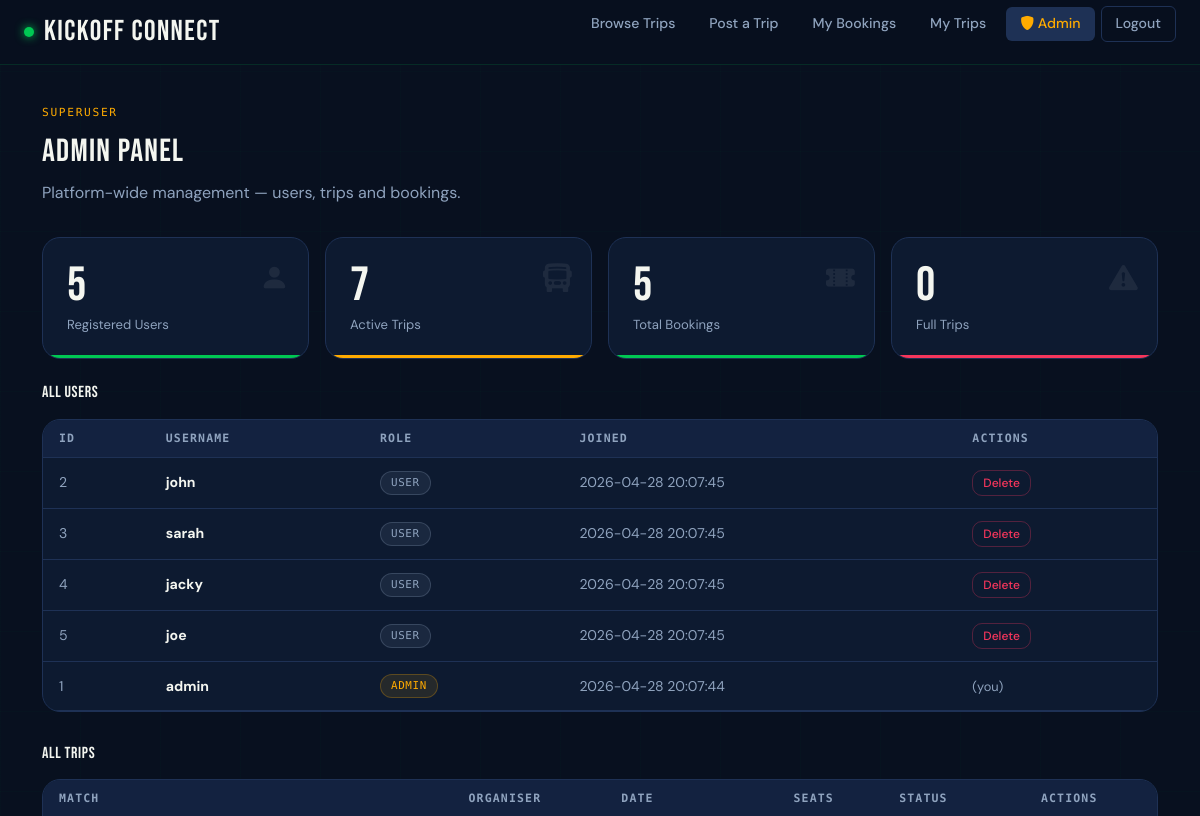
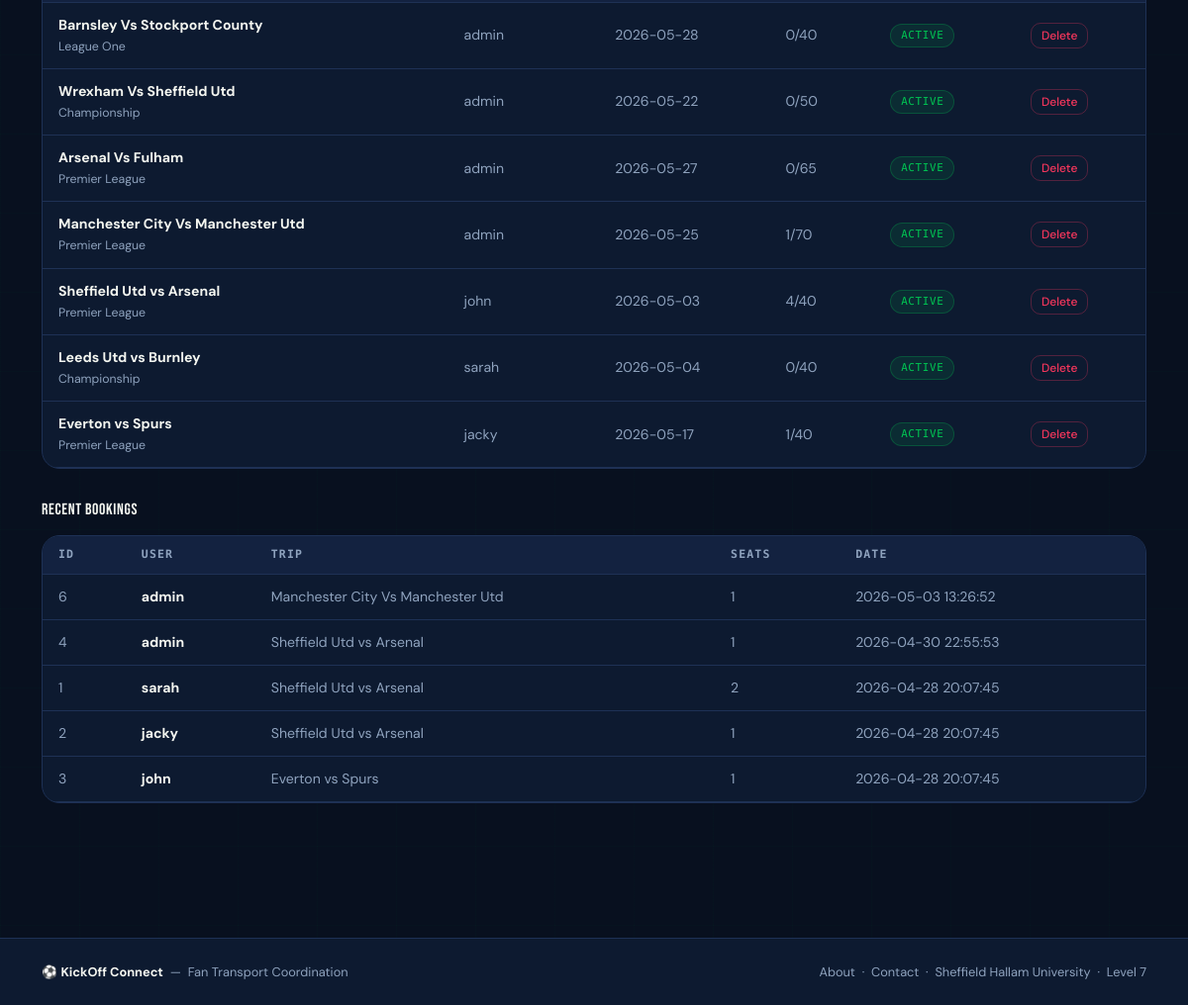
Page /admin/ (signed in) on the earlier database version (2 pictures, top to bottom).
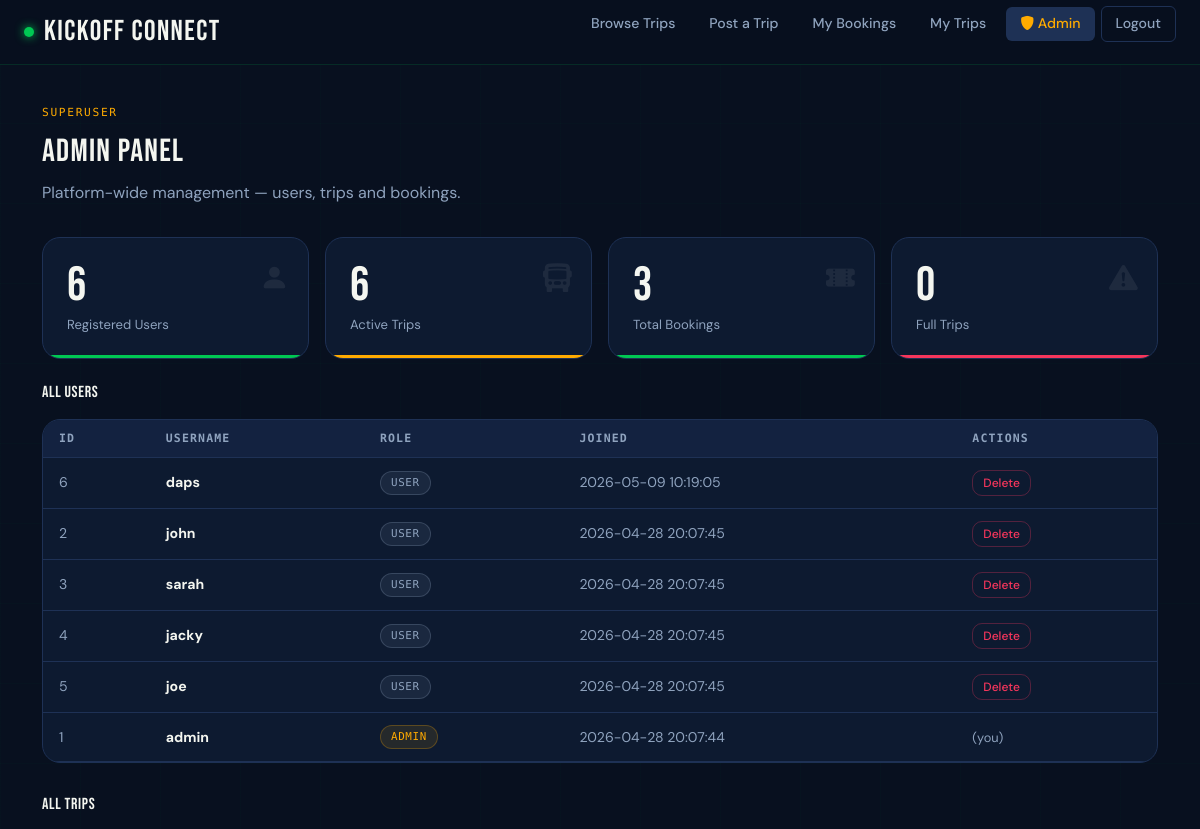
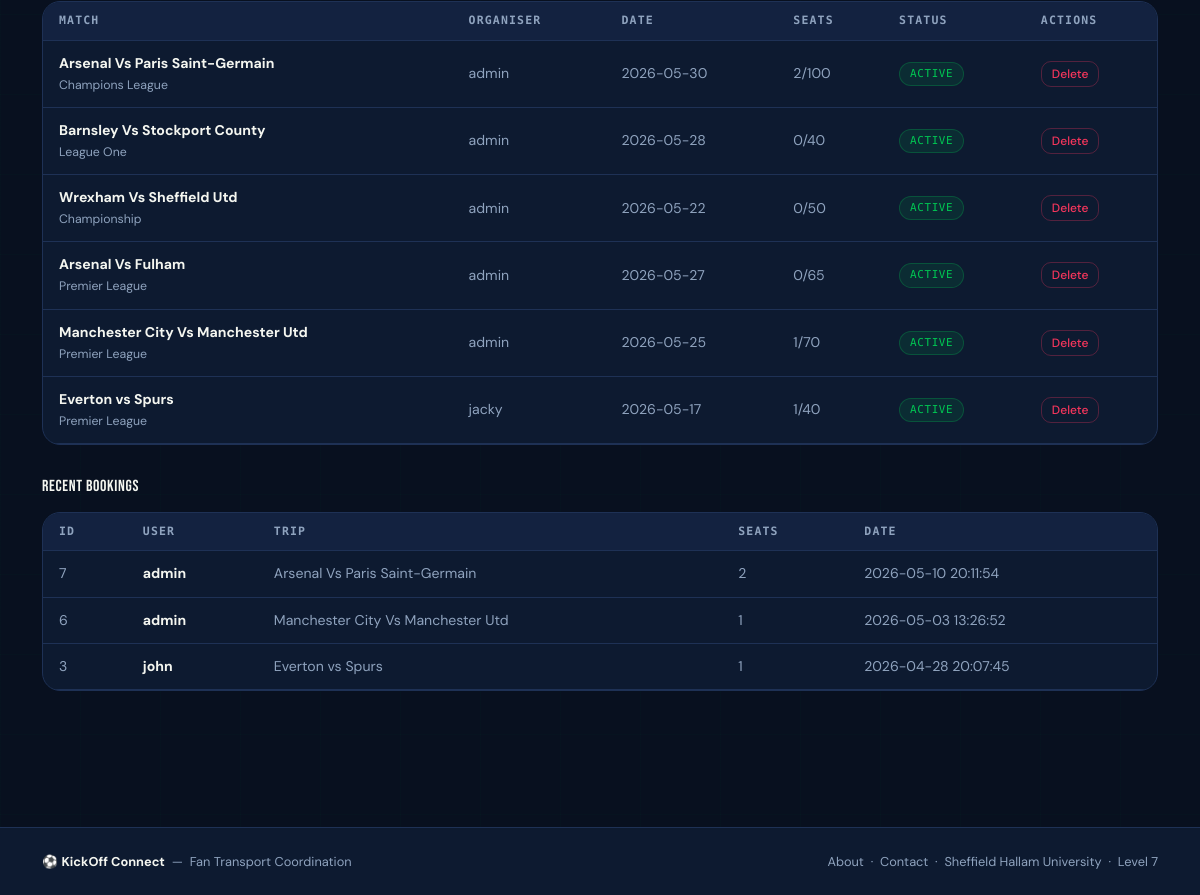
Same page on the later database version (2 pictures, top to bottom).
### tables this page shows
CREATE TABLE users (
            id INTEGER PRIMARY KEY AUTOINCREMENT,
            username TEXT UNIQUE NOT NULL,
            password TEXT NOT NULL,
            is_admin INTEGER DEFAULT 0,
            created TIMESTAMP DEFAULT CURRENT_TIMESTAMP
        );

CREATE TABLE trips (
            id INTEGER PRIMARY KEY AUTOINCREMENT,
            user INTEGER NOT NULL,
            match_title TEXT NOT NULL,
            competition TEXT,
            match_date TEXT,
            "kick-off_time" TEXT,
            departure_point TEXT,
            departure_time TEXT,
            destination TEXT,
            total_seats INTEGER NOT NULL,
            price REAL NOT NULL,
            notes TEXT,
            poster TEXT,
            created TIMESTAMP DEFAULT CURRENT_TIMESTAMP,
            FOREIGN KEY (user) REFERENCES users(id)
        );

CREATE TABLE bookings (
            id INTEGER PRIMARY KEY AUTOINCREMENT,
            user_id INTEGER NOT NULL,
            trip_id INTEGER NOT NULL,
            seats INTEGER NOT NULL,
            created TIMESTAMP DEFAULT CURRENT_TIMESTAMP,
            FOREIGN KEY (user_id) REFERENCES users(id),
            FOREIGN KEY (trip_id) REFERENCES trips(id)
        );

### app.py (the view)
@app.route('/admin/')
def admin():
    if not session.get('is_admin'):
        flash(category='danger', message='You do not have permission to access this page.')
        return redirect(url_for('index'))
    users = get_all_users()
    all_trips = get_all_trips()
    all_bookings = get_all_bookings()
    return render_template('admin.html', title="Admin Panel",
                           users=users, trips=all_trips, bookings=all_bookings)

### app.py (called while the page is built)
@app.context_processor
def inject_csrf_token():
    return dict(csrf_token=generate_csrf())

@app.context_processor
def inject_site_name():
    return dict(siteName=siteName)

@app.template_filter()
def get_username(user_id):
    user = get_user_by_id(user_id)
    return user['username'] if user else 'Unknown'

@app.template_filter()
def seats_remaining(trip_id, total):
    booked = get_seats_booked_for_trip(trip_id)
    return total - booked

### db/db.py (called while the page is built)
def get_db():
    conn = sqlite3.connect(DATABASE)
    conn.row_factory = sqlite3.Row
    return conn

def get_user_by_id(user_id):
    conn = get_db()
    cur = conn.cursor()
    cur.execute('SELECT * FROM users WHERE id = ?', (user_id,))
    user = cur.fetchone()
    conn.close()
    return user

def get_all_users():
    conn = get_db()
    cur = conn.cursor()
    cur.execute('SELECT * FROM users ORDER BY created DESC')
    users = cur.fetchall()
    conn.close()
    return users

def get_all_trips(limit=None, order_by='created DESC'):
    conn = get_db()
    cur = conn.cursor()
    query = f'SELECT * FROM trips ORDER BY {order_by}'
    if limit:
        query += f' LIMIT {limit}'
    cur.execute(query)
    trips = cur.fetchall()
    conn.close()
    return trips

def get_seats_booked_for_trip(trip_id):
    conn = get_db()
    cur = conn.cursor()
    cur.execute('SELECT SUM(seats) AS total FROM bookings WHERE trip_id = ?', (trip_id,))
    row = cur.fetchone()
    conn.close()
    return row['total'] if row['total'] else 0

def get_all_bookings():
    conn = get_db()
    cur = conn.cursor()
    cur.execute('''
        SELECT b.id, b.seats, b.created, u.username,
               t.match_title, t.match_date
        FROM bookings b
        JOIN users u ON b.user_id = u.id
        JOIN trips t ON b.trip_id = t.id
        ORDER BY b.created DESC
    ''')
    bookings = cur.fetchall()
    conn.close()
    return bookings

### templates/admin.html (shortened to what this page needs)
{% extends "base.html" %}
{% block content %}
<div class="kc-section">
  <div class="container">
    <div class="section-label" style="color:var(--amber);">Superuser</div>
    <div class="section-title">Admin Panel</div>
    <p style="color:var(--fog);margin-bottom:2rem;">Platform-wide management — users, trips and bookings.</p>
    {% set ns = namespace(full=0) %}
    {% for trip in trips %}
      {% if trip['id']|seats_remaining(trip['total_seats']) == 0 %}
        {% set ns.full = ns.full + 1 %}
      {% endif %}
    {% endfor %}
    <div class="row g-3 mb-4">
      <div class="col-6 col-sm-3">
        <div class="dash-stat">
          <div class="dash-stat-number">{{ users | length }}</div>
          <div class="dash-stat-label">Registered Users</div>
          <i class="bi bi-person-fill dash-stat-icon"></i>
        </div>
      </div>
      <div class="col-6 col-sm-3">
        <div class="dash-stat amber">
          <div class="dash-stat-number">{{ trips | length }}</div>
          <div class="dash-stat-label">Active Trips</div>
          <i class="bi bi-bus-front-fill dash-stat-icon"></i>
        </div>
      </div>
      <div class="col-6 col-sm-3">
        <div class="dash-stat">
          <div class="dash-stat-number">{{ bookings | length }}</div>
          <div class="dash-stat-label">Total Bookings</div>
          <i class="bi bi-ticket-perforated-fill dash-stat-icon"></i>
        </div>
      </div>
      <div class="col-6 col-sm-3">
        <div class="dash-stat red">
          <div class="dash-stat-number">{{ ns.full }}</div>
          <div class="dash-stat-label">Full Trips</div>
          <i class="bi bi-exclamation-triangle-fill dash-stat-icon"></i>
        </div>
      </div>
    </div>
    <h6 style="font-family:var(--font-display);letter-spacing:0.04em;color:var(--chalk);margin-bottom:1rem;">All Users</h6>
    <div class="table-wrap">
      <table class="admin-table">
        <thead>
          <tr>
            <th>ID</th><th>Username</th><th>Role</th><th>Joined</th><th>Actions</th>
          </tr>
        </thead>
        <tbody>
          {% for user in users %}
            <tr>
              <td>{{ user['id'] }}</td>
              <td><strong>{{ user['username'] }}</strong></td>
              <td>
                {% if user['is_admin'] %}
                  <span class="status-chip admin">Admin</span>
                {% else %}
                  <span class="status-chip user">User</span>
                {% endif %}
              </td>
              <td>{{ user['created'] }}</td>
              <td>
                {% if user['id'] != session.get('user_id') %}
                  <form method="post" action="{{ url_for('admin_delete_user', id=user['id']) }}"
                        onsubmit="return confirm('Delete this user and all their data?');">
                    <button type="submit" class="btn-kc-danger" style="font-size:0.75rem;padding:3px 10px;">Delete</button>
                  </form>
                {% else %}
                  <span style="color:var(--fog);font-size:0.8rem;">(you)</span>
                {% endif %}
              </td>
            </tr>
          {% endfor %}
        </tbody>
      </table>
    </div>
    <h6 style="font-family:var(--font-display);letter-spacing:0.04em;color:var(--chalk);margin-bottom:1rem;">All Trips</h6>
    <div class="table-wrap">
      <table class="admin-table">
        <thead>
          <tr>
            <th>Match</th><th>Organiser</th><th>Date</th><th>Seats</th><th>Status</th><th>Actions</th>
          </tr>
        </thead>
        <tbody>
          {% for trip in trips %}
            {% set remaining = trip['id']|seats_remaining(trip['total_seats']) %}
            {% set booked = trip['total_seats'] - remaining %}
            <tr>
              <td>
                <a href="{{ url_for('trip', id=trip['id']) }}"><strong>{{ trip['match_title'] }}</strong></a>
                <br><small>{{ trip['competition'] }}</small>
              </td>
              <td>{{ trip['user'] | get_username }}</td>
              <td>{{ trip['match_date'] }}</td>
              <td>{{ booked }}/{{ trip['total_seats'] }}</td>
              <td>
                {% if remaining == 0 %}
                  <span class="status-chip full">Full</span>
                {% elif remaining <= 5 %}
                  <span class="status-chip partial">Filling</span>
                {% else %}
                  <span class="status-chip active">Active</span>
                {% endif %}
              </td>
              <td>
                <form method="post" action="{{ url_for('delete', id=trip['id']) }}"
                      onsubmit="return confirm('Delete this trip and all bookings?');">
                  <button type="submit" class="btn-kc-danger" style="font-size:0.75rem;padding:3px 10px;">Delete</button>
                </form>
              </td>
            </tr>
          {% endfor %}
        </tbody>
      </table>
    </div>
    <h6 style="font-family:var(--font-display);letter-spacing:0.04em;color:var(--chalk);margin-bottom:1rem;">Recent Bookings</h6>
    <div class="table-wrap">
      <table class="admin-table">
        <thead>
          <tr>
            <th>ID</th><th>User</th><th>Trip</th><th>Seats</th><th>Date</th>
          </tr>
        </thead>
        <tbody>
          {% for booking in bookings %}
            <tr>
              <td>{{ booking['id'] }}</td>
              <td><strong>{{ booking['username'] }}</strong></td>
              <td>{{ booking['match_title'] }}</td>
              <td>{{ booking['seats'] }}</td>
              <td>{{ booking['created'] }}</td>
            </tr>
          {% endfor %}
        </tbody>
      </table>
    </div>
  </div>
</div>
{% endblock %}

### templates/base.html (shortened to what this page needs)
<!DOCTYPE html>
<html lang="en">
<head>
  <link href="https://cdn.jsdelivr.net/npm/bootstrap@5.3.3/dist/css/bootstrap.min.css" rel="stylesheet">
  <link href="https://cdn.jsdelivr.net/npm/bootstrap-icons@1.11.3/font/bootstrap-icons.css" rel="stylesheet">
  <link rel="stylesheet" href="{{ url_for('static', filename='styles.css') }}">
</head>
<body>
<nav class="kc-nav">
  <div class="kc-nav-inner">
    <a class="kc-logo" href="{{ url_for('index') }}">
      <span class="dot"></span> KickOff Connect
    </a>
    <ul class="kc-nav-links" id="navLinks">
      <li><a href="{{ url_for('trips') }}" class="{{ 'active' if request.endpoint == 'trips' else '' }}">Browse Trips</a></li>
      {% if session.get('user_id') %}
        <li><a href="{{ url_for('create') }}" class="{{ 'active' if request.endpoint == 'create' else '' }}">Post a Trip</a></li>
        <li><a href="{{ url_for('myBookings') }}" class="{{ 'active' if request.endpoint == 'myBookings' else '' }}">My Bookings</a></li>
        <li><a href="{{ url_for('myTrips') }}" class="{{ 'active' if request.endpoint == 'myTrips' else '' }}">My Trips</a></li>
        {% if session.get('is_admin') %}
          <li><a href="{{ url_for('admin') }}" class="admin-link {{ 'active' if request.endpoint == 'admin' else '' }}"><i class="bi bi-shield-fill"></i> Admin</a></li>
        {% endif %}
        <li><a href="{{ url_for('logout') }}" class="nav-action">Logout</a></li>
      {% else %}
        <li><a href="{{ url_for('login') }}" class="nav-cta">Login / Register</a></li>
      {% endif %}
    </ul>
  </div>
</nav>
{% block content %}{% endblock %}
<footer class="kc-footer">
  <div class="container d-flex justify-content-between align-items-center flex-wrap gap-2">
    <p>⚽ <strong style="color:var(--chalk);">KickOff Connect</strong> &nbsp;—&nbsp; Fan Transport Coordination</p>
    <p>
      <a href="{{ url_for('about') }}">About</a> &nbsp;·&nbsp;
      <a href="{{ url_for('contact') }}">Contact</a> &nbsp;·&nbsp;
      Sheffield Hallam University &nbsp;·&nbsp; Level 7
    </p>
  </div>
</footer>
</body>
</html>

Differences in the rows shown:
removed trips: match_title "Sheffield Utd vs Arsenal", competition "Premier League", user|get_username "john", match_date "2026-05-03", booked "4", total_seats "40"
removed trips: match_title "Leeds Utd vs Burnley", competition "Championship", user|get_username "sarah", match_date "2026-05-04", booked "0", total_seats "40"
removed bookings: id "4", username "admin", match_title "Sheffield Utd vs Arsenal", seats "1", created "2026-04-30 22:55:53"
removed bookings: id "1", username "sarah", match_title "Sheffield Utd vs Arsenal", seats "2", created "2026-04-28 20:07:45"
removed bookings: id "2", username "jacky", match_title "Sheffield Utd vs Arsenal", seats "1", created "2026-04-28 20:07:45"
added users: id "6", username "daps", is_admin "USER", created "2026-05-09 10:19:05"
added trips: match_title "Arsenal Vs Paris Saint-Germain", competition "Champions League", user|get_username "admin", match_date "2026-05-30", booked "2", total_seats "100"
added bookings: id "7", username "admin", match_title "Arsenal Vs Paris Saint-Germain", seats "2", created "2026-05-10 20:11:54"
Other differences:
{{ users | length }}: "5" → "6"
{{ trips | length }}: "7" → "6"
{{ bookings | length }}: "5" → "3"
